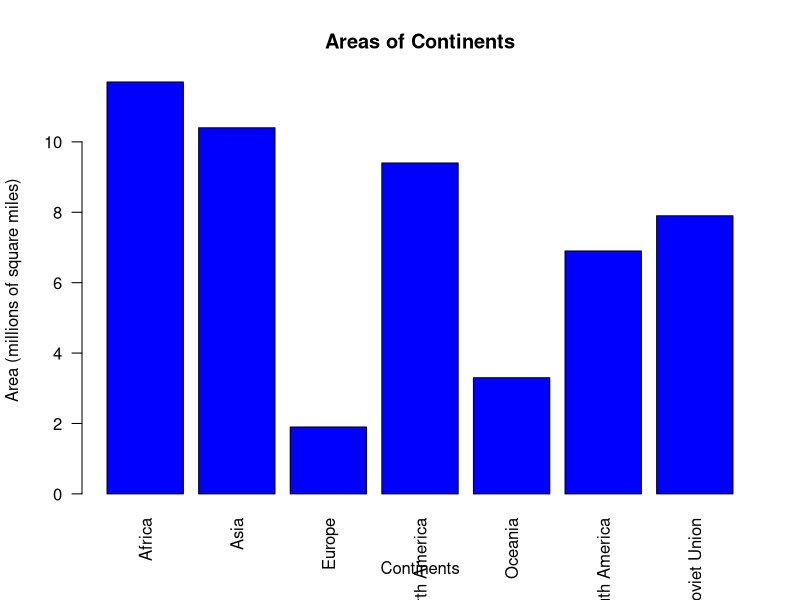

Write R code to recreate this figure.
continents <- c("Africa", "Asia", "Europe", "North America", "Oceania", "South America", "Soviet Union")
areas <- c(11.7, 10.4, 1.9, 9.4, 3.3, 6.9, 7.9)

barplot(
  areas,
  names.arg = continents,
  xlab = "Continents",
  ylab = "Area (millions of square miles)",
  col = "blue",
  main = "Areas of Continents",
  las = 2
)
